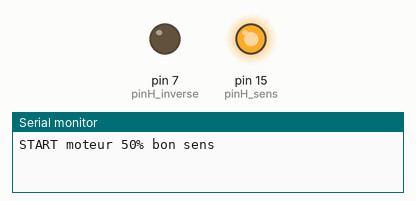
Bench run of a sketch on a simulated Arduino Uno, built with avr-gcc and run on an emulated ATmega328P. Parts: output pins drawn as LEDs (lit = HIGH), the last lines printed to the serial monitor.

Above: at 2.5 s.
At 7.5 s:
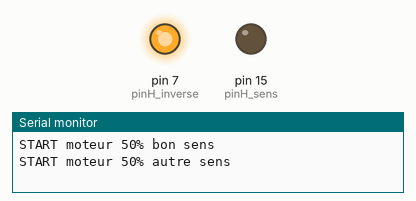
Timing chart, 0 to 13.0 s (numbered marks = the images above):
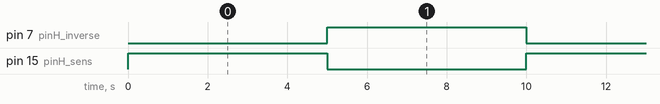

Measured:
- by itself, pin 7 (pinH_inverse), pin 15 (pinH_sens): alternates HIGH for 5.0 s and LOW for 5.0 s

The sketch:

pont_en_H.ino
```cpp
//int pinH_sens = 3; //PB_0
//int pinH_inverse = 4; //PB_1

int pinH_sens = 15; //26
int pinH_inverse = 7; //22

void setup() {
  Serial.begin(9600);
}

void loop() {
  Serial.println("START moteur 50% bon sens");
  analogWrite(pinH_inverse, 0);
  analogWrite(pinH_sens, 255);
  delay(5000);

  Serial.println("START moteur 50% autre sens");
  analogWrite(pinH_sens, 0);
  analogWrite(pinH_inverse, 255);
  delay(5000);
}

//18
```
